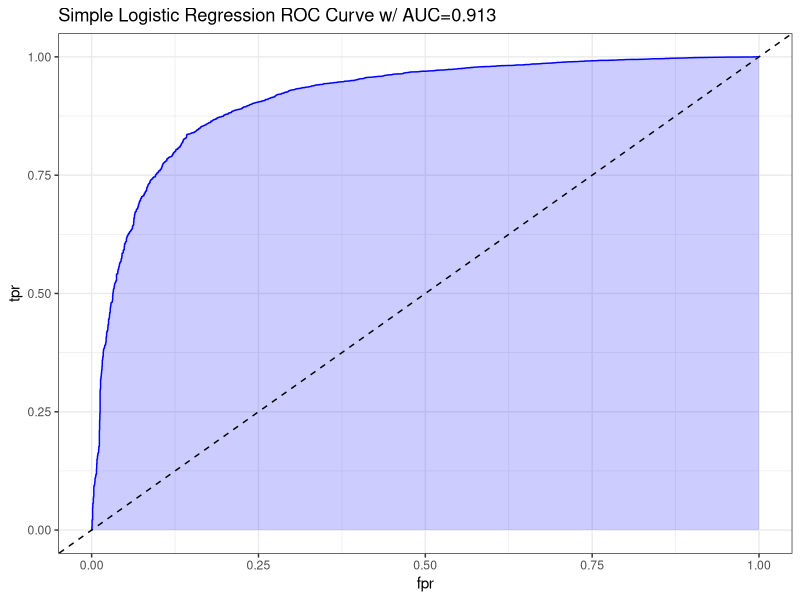

Source code (R): (Note: this script raises an error after producing the figure.)
## ---- chunk 1
knitr::opts_chunk$set(echo = TRUE)
library(caret)
## ---- chunk 2
# Load data
train_lr <- read.csv('Train Test Set/train_lr.csv')
test_lr <- read.csv('Train Test Set/test_lr.csv')

# Display statistics
str(train_lr)
summary(train_lr)
head(train_lr)
## ---- chunk 3
# Build a model
model_lr <- glm(obesity_leveloverweight ~ .,
                data = train_lr,
                family = 'binomial')
## ---- chunk 4
# Display summary
summary(model_lr)
## ---- chunk 5
# Build a model
model_lr_complex <- glm(obesity_leveloverweight ~ . + . * .,
                        data = train_lr,
                        family = 'binomial')
## ---- chunk 6
# Display summary
summary(model_lr_complex)
## ---- chunk 7
# # Build a model
# model_lr_step <- step(model_lr_complex,
#                       direction = 'backward')
## ---- chunk 8
# # Display summary
# summary(model_lr_step)
## ---- chunk 9
# Make a LR prediction
prediction_lr_probability <- predict(model_lr,
                                     newdata = test_lr,
                                     type = 'response')
prediction_lr <- ifelse(prediction_lr_probability > 0.5, 1, 0)
summary(prediction_lr_probability)

# Perform confusion matrix
cm_lr <- confusionMatrix(as.factor(prediction_lr),
                         as.factor(test_lr$obesity_leveloverweight),
                         positive = '1')
cm_lr
## ---- chunk 10
# Plot AUC
pred <- ROCR::prediction(prediction_lr_probability, test_lr$obesity_leveloverweight)
perf <- ROCR::performance(pred, measure = "tpr", x.measure = "fpr")
auc <- ROCR::performance(pred, measure="auc")


auc <- round(auc@y.values[[1]],3)
roc.data <- data.frame(fpr=unlist(perf@x.values),
                       tpr=unlist(perf@y.values),
                       model="GLM")

ggplot(roc.data, aes(x=fpr, ymin=0, ymax=tpr)) +
    geom_ribbon(alpha=0.2, fill = "blue") +
    geom_line(aes(y=tpr), col = "blue") +
    geom_abline(intercept = 0, slope = 1, lty = "dashed") +
    labs(title = paste0("Simple Logistic Regression ROC Curve w/ AUC=", auc)) +
    theme_bw()
## ---- chunk 11
# write to csv
write.csv(prediction_lr_probability,
          file = 'Predictions/prediction_lr_probability.csv',
          row.names = FALSE)

# Extract confusion matrix
write.csv(cm_lr$table,
          file = 'Confusion Matrix/cm_lr.csv',
          row.names = FALSE)
## ---- chunk 12
# Make a complex LR prediction
prediction_lr_complex_probability <- predict(model_lr_complex,
                                             newdata = test_lr,
                                             type = 'response')

attr(prediction_lr_complex_probability, "non-estim")
attr(prediction_lr_complex_probability, "non-estim") <- NULL



prediction_lr_complex <- ifelse(prediction_lr_complex_probability > 0.5, 1, 0)
summary(prediction_lr_complex_probability)

# Perform confusion matrix
cm_lr_complex <- confusionMatrix(as.factor(prediction_lr_complex),
                                 as.factor(test_lr$obesity_leveloverweight),
                                 positive = '1')
cm_lr_complex
## ---- chunk 13
# Plot AUC
pred <- ROCR::prediction(prediction_lr_complex_probability, test_lr$obesity_leveloverweight)
perf <- ROCR::performance(pred, measure = "tpr", x.measure = "fpr")
auc <- ROCR::performance(pred, measure="auc")

auc <- round(auc@y.values[[1]],3)
roc.data <- data.frame(fpr=unlist(perf@x.values),
                       tpr=unlist(perf@y.values),
                       model="GLM")

ggplot(roc.data, aes(x=fpr, ymin=0, ymax=tpr)) +
    geom_ribbon(alpha=0.2, fill = "blue") +
    geom_line(aes(y=tpr), col = "blue") +
    geom_abline(intercept = 0, slope = 1, lty = "dashed") +
    labs(title = paste0("Complex Logistic Regression ROC Curve w/ AUC=", auc)) +
    theme_bw()
## ---- chunk 14
# Write to csv
write.csv(prediction_lr_complex_probability,
          file = 'Predictions/prediction_lr_complex_probability.csv',
          row.names = FALSE)

# Extract confusion matrix
write.csv(cm_lr_complex$table,
          file = 'Confusion Matrix/cm_lr_complex.csv',
          row.names = FALSE)
